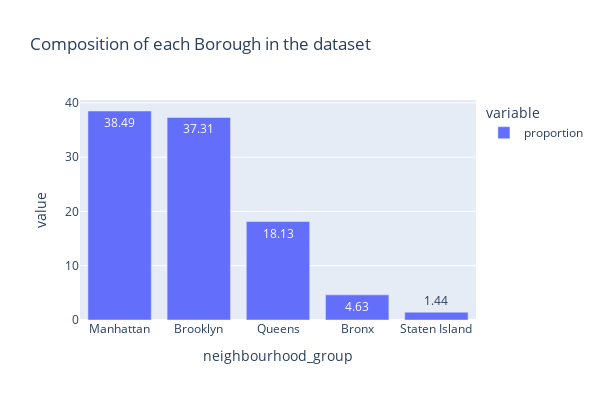
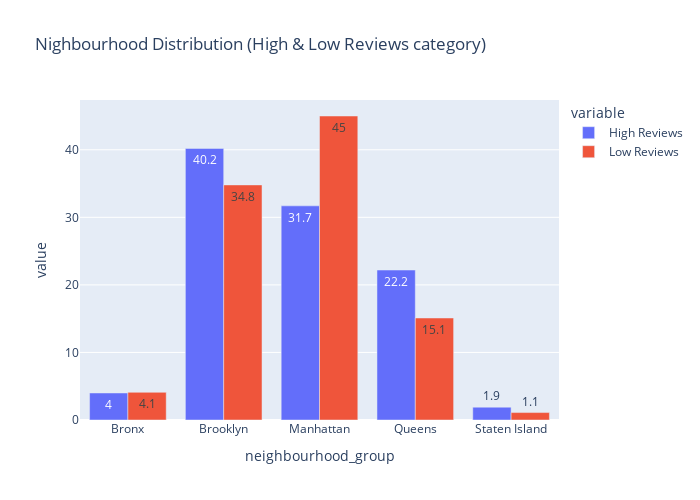

The cell these charts' notebook holds for them, in order:
### Code cell
# Checking if location has any play when it comes to reviews 

print("Neighbourhood Distribution in the entire dataset")
print(boroughs_total)

fig = px.bar(
    boroughs_total,
    text_auto = True,
    title = 'Composition of each Borough in the dataset'
)

fig.update_layout(
    height = 400, 
    width = 600
)
fig.show()


print("High reviews group")
high_count = high_reviews['neighbourhood_group'].value_counts(normalize=True).mul(100).round(1)
print(high_count)

print("\nLow reviews group")
low_count = low_reviews['neighbourhood_group'].value_counts(normalize=True).mul(100).round(1)
print(low_count)

combined = pd.DataFrame({
    'High Reviews' : high_count, 
    'Low Reviews' : low_count
})

figure = px.bar(combined.reset_index(), x='neighbourhood_group', y = ['High Reviews','Low Reviews'], barmode = 'group', title = 'Nighbourhood Distribution (High & Low Reviews category)', text_auto = True)
figure.update_layout(height = 500, width = 700)
figure.show()

# Despite similar shares throughout the entire dataset. 
# Brooklyn listings seem to account higher for higher reviews and Manhattan listings are seen more among the low reviews group.

### Figure 1 — Plotly figure (JSON) as saved in the notebook; plotly's stock layout.template omitted (floating-point values rounded to 4 significant figures)
{"data": [{"alignmentgroup": "True", "hovertemplate": "variable=proportion<br>neighbourhood_group=%{x}<br>value=%{y}<extra></extra>", "legendgroup": "proportion", "marker": {"color": "#636efa", "pattern": {"shape": ""}}, "name": "proportion", "offsetgroup": "proportion", "orientation": "v", "showlegend": true, "textposition": "auto", "texttemplate": "%{y}", "type": "bar", "x": ["Manhattan", "Brooklyn", "Queens", "Bronx", "Staten Island"], "xaxis": "x", "y": [38.49, 37.31, 18.13, 4.63, 1.44], "yaxis": "y"}], "layout": {"barmode": "relative", "height": 400, "legend": {"title": {"text": "variable"}, "tracegroupgap": 0}, "title": {"text": "Composition of each Borough in the dataset"}, "width": 600, "xaxis": {"anchor": "y", "domain": [0, 1], "title": {"text": "neighbourhood_group"}}, "yaxis": {"anchor": "x", "domain": [0, 1], "title": {"text": "value"}}}}

### Figure 2 — Plotly figure (JSON) as saved in the notebook; plotly's stock layout.template omitted (floating-point values rounded to 4 significant figures)
{"data": [{"alignmentgroup": "True", "hovertemplate": "variable=High Reviews<br>neighbourhood_group=%{x}<br>value=%{y}<extra></extra>", "legendgroup": "High Reviews", "marker": {"color": "#636efa", "pattern": {"shape": ""}}, "name": "High Reviews", "offsetgroup": "High Reviews", "orientation": "v", "showlegend": true, "textposition": "auto", "texttemplate": "%{y}", "type": "bar", "x": ["Bronx", "Brooklyn", "Manhattan", "Queens", "Staten Island"], "xaxis": "x", "y": [4, 40.2, 31.7, 22.2, 1.9], "yaxis": "y"}, {"alignmentgroup": "True", "hovertemplate": "variable=Low Reviews<br>neighbourhood_group=%{x}<br>value=%{y}<extra></extra>", "legendgroup": "Low Reviews", "marker": {"color": "#EF553B", "pattern": {"shape": ""}}, "name": "Low Reviews", "offsetgroup": "Low Reviews", "orientation": "v", "showlegend": true, "textposition": "auto", "texttemplate": "%{y}", "type": "bar", "x": ["Bronx", "Brooklyn", "Manhattan", "Queens", "Staten Island"], "xaxis": "x", "y": [4.1, 34.8, 45, 15.1, 1.1], "yaxis": "y"}], "layout": {"barmode": "group", "height": 500, "legend": {"title": {"text": "variable"}, "tracegroupgap": 0}, "title": {"text": "Nighbourhood Distribution (High & Low Reviews category)"}, "width": 700, "xaxis": {"anchor": "y", "domain": [0, 1], "title": {"text": "neighbourhood_group"}}, "yaxis": {"anchor": "x", "domain": [0, 1], "title": {"text": "value"}}}}
